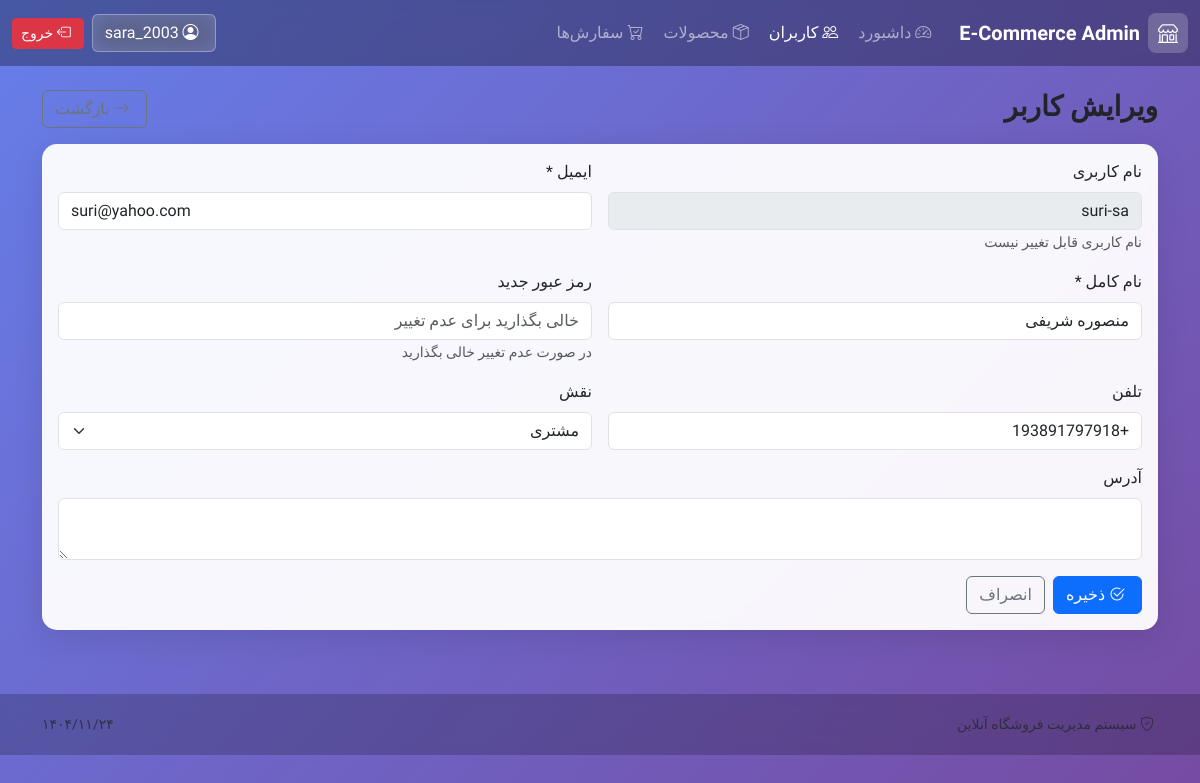
The app's page /users/8/edit (signed in) with its own data.
### tables this page shows
CREATE TABLE user (
                    user_id INTEGER PRIMARY KEY AUTOINCREMENT,
                    username TEXT UNIQUE NOT NULL,
                    email TEXT UNIQUE NOT NULL,
                    password TEXT NOT NULL,
                    full_name TEXT NOT NULL,
                    phone TEXT,
                    address TEXT,
                    role TEXT NOT NULL DEFAULT 'customer',
                    created_at TEXT NOT NULL DEFAULT CURRENT_TIMESTAMP
                );

### app.py (the view, shortened to what this page needs)
@app.route("/users/<int:user_id>/edit", methods=["GET", "POST"])
@login_required
def edit_user(user_id):
    if current_user.role != "admin" and current_user.id != user_id:
        flash("شما دسترسی به این صفحه را ندارید.", "danger")
        return redirect(url_for("profile"))
    user = db.get_user_by_id(user_id)
    if not user:
        flash("کاربر یافت نشد.", "danger")
        return redirect(url_for("users") if current_user.role == "admin" else url_for("profile"))
    return render_template("edit_user.html", user=user)

### app.py (called while the page is built)
@app.context_processor
def inject_now():
    return {"now": datetime.now(), "current_date": datetime.now()}

### auth.py (called while the page is built)
@login_manager.user_loader
def load_user(user_id):
    return User.get(user_id)

    @staticmethod
    def get(user_id: int):
        try:
            user_id = int(user_id)
        except (TypeError, ValueError):
            return None
        try:
            user = db.execute(
                "SELECT user_id, username, email, full_name, role FROM user WHERE user_id = ?",
                (user_id,),
                fetchone=True,
            )
            if not user:
                return None
            return User(
                user_id=user["user_id"],
                username=user["username"],
                email=user["email"],
                full_name=user["full_name"],
                role=user["role"],
            )
        except Exception as e:
            print(f"Error loading user: {e}")
            return None

### database.py (called while the page is built)
    def get_connection(self):
        conn = sqlite3.connect(self.db_path)
        conn.row_factory = sqlite3.Row
        return conn

    def execute(self, query: str, params=None, fetch=False, fetchone=False):
        conn = self.get_connection()
        try:
            cur = conn.cursor()
            if params:
                cur.execute(query, params)
            else:
                cur.execute(query)
            result = None
            if fetchone:
                row = cur.fetchone()
                result = dict(row) if row else None
            elif fetch:
                rows = cur.fetchall()
                result = [dict(row) for row in rows]
            conn.commit()
            return result
        except Exception as e:
            conn.rollback()
            raise
        finally:
            conn.close()

    def get_user_by_id(self, user_id: int):
        return self.execute(
            "SELECT user_id, username, email, full_name, phone, address, role FROM user WHERE user_id = ?",
            (user_id,),
            fetchone=True,
        )

### templates/edit_user.html (shortened to what this page needs)
{% extends "base.html" %}
{% block content %}
<div class="d-flex justify-content-between align-items-center mb-3">
  <div>
    <h3 class="fw-bold mb-1">ویرایش کاربر</h3>
  </div>
  <a class="btn btn-outline-secondary" href="{{ url_for('users') if current_user.role == 'admin' else url_for('profile') }}">
    <i class="bi bi-arrow-right ms-1"></i> بازگشت
  </a>
</div>
<div class="card app-card">
  <div class="card-body">
    <form method="POST" class="row g-3">
      <div class="col-12 col-md-6">
        <label class="form-label">نام کاربری</label>
        <input class="form-control" value="{{ user.username }}" disabled>
        <small class="text-muted">نام کاربری قابل تغییر نیست</small>
      </div>
      <div class="col-12 col-md-6">
        <label class="form-label">ایمیل *</label>
        <input name="email" type="email" class="form-control" value="{{ user.email }}" required>
      </div>
      <div class="col-12 col-md-6">
        <label class="form-label">نام کامل *</label>
        <input name="full_name" class="form-control" value="{{ user.full_name }}" required>
      </div>
      <div class="col-12 col-md-6">
        <label class="form-label">رمز عبور جدید</label>
        <input name="password" type="password" class="form-control" placeholder="خالی بگذارید برای عدم تغییر">
        <small class="text-muted">در صورت عدم تغییر خالی بگذارید</small>
      </div>
      <div class="col-12 col-md-6">
        <label class="form-label">تلفن</label>
        <input name="phone" class="form-control" value="{{ user.phone or '' }}">
      </div>
      {% if current_user.role == 'admin' %}
      <div class="col-12 col-md-6">
        <label class="form-label">نقش</label>
        <select name="role" class="form-select">
          <option value="customer" {% if user.role=='customer' %}selected{% endif %}>مشتری</option>
        </select>
      </div>
      {% endif %}
      <div class="col-12">
        <label class="form-label">آدرس</label>
        <textarea name="address" class="form-control" rows="2">{{ user.address or '' }}</textarea>
      </div>
      <div class="col-12 d-flex gap-2">
        <button class="btn btn-primary">
          <i class="bi bi-check2-circle ms-1"></i> ذخیره
        </button>
        <a class="btn btn-outline-secondary" href="{{ url_for('users') if current_user.role == 'admin' else url_for('profile') }}">انصراف</a>
      </div>
    </form>
  </div>
</div>
{% endblock %}

### templates/base.html (shortened to what this page needs)
<!doctype html>
<html lang="fa" dir="rtl">
<head>
  <link href="https://cdn.jsdelivr.net/npm/bootstrap@5.3.3/dist/css/bootstrap.rtl.min.css" rel="stylesheet">
  <link rel="stylesheet" href="https://cdn.jsdelivr.net/npm/bootstrap-icons@1.11.3/font/bootstrap-icons.min.css">
  <link rel="stylesheet" href="{{ url_for('static', filename='css/style.css') }}">
</head>
<body class="app-bg">
  <nav class="navbar navbar-expand-lg navbar-dark app-navbar sticky-top">
    <div class="container-fluid">
      <a class="navbar-brand d-flex align-items-center gap-2"
         href="{{ url_for('dashboard') if current_user.is_authenticated else url_for('login') }}">
        <span class="brand-mark"><i class="bi bi-shop"></i></span>
        <span class="fw-bold">{% if current_user.is_authenticated and current_user.role == 'admin' %}E-Commerce Admin{% else %}فروشگاه آنلاین{% endif %}</span>
      </a>
      {% if current_user.is_authenticated %}
      <div class="collapse navbar-collapse" id="topNav">
        <ul class="navbar-nav me-auto mb-2 mb-lg-0">
          <li class="nav-item">
            <a class="nav-link {% if request.endpoint=='dashboard' %}active{% endif %}" href="{{ url_for('dashboard') }}">
              <i class="bi bi-speedometer2 ms-1"></i> داشبورد
            </a>
          </li>
          {% if current_user.role == 'admin' %}
          <li class="nav-item">
            <a class="nav-link {% if request.endpoint in ['users','add_user','edit_user'] %}active{% endif %}" href="{{ url_for('users') }}">
              <i class="bi bi-people ms-1"></i> کاربران
            </a>
          </li>
          {% endif %}
          <li class="nav-item">
            <a class="nav-link {% if request.endpoint in ['products','add_product','edit_product'] %}active{% endif %}" href="{{ url_for('products') }}">
              <i class="bi bi-box-seam ms-1"></i> محصولات
            </a>
          </li>
          <li class="nav-item">
            <a class="nav-link {% if request.endpoint in ['orders','add_order','order_detail'] %}active{% endif %}" href="{{ url_for('orders') }}">
              <i class="bi bi-cart-check ms-1"></i> سفارش‌ها
            </a>
          </li>
        </ul>
        <div class="d-flex align-items-center gap-2">
          <a class="btn btn-glass" href="{{ url_for('profile') }}">
            <i class="bi bi-person-circle ms-1"></i> {{ current_user.username }}
          </a>
          <a class="btn btn-danger btn-sm" href="{{ url_for('logout') }}">
            <i class="bi bi-box-arrow-left ms-1"></i> خروج
          </a>
        </div>
      </div>
      {% endif %}
    </div>
  </nav>
  <main class="container py-4">
    {% block content %}{% endblock %}
  </main>
  <footer class="app-footer">
    <div class="container d-flex flex-wrap justify-content-between align-items-center gap-2">
      <div class="text-muted small">
        <i class="bi bi-shield-check ms-1"></i> سیستم مدیریت فروشگاه آنلاین
      </div>
      <div class="text-muted small">
        <span class="persian-date" data-date="{{ now.strftime('%Y-%m-%d') }}"></span>
      </div>
    </div>
  </footer>
</body>
</html>

### static/css/style.css (style rules this page uses)
* { font-family: 'Vazirmatn', sans-serif; }
body.app-bg { background: linear-gradient(135deg, #667eea 0%, #764ba2 100%); min-height: 100vh; }
.app-navbar { background: rgba(0, 0, 0, 0.3) !important; backdrop-filter: blur(10px); }
.brand-mark { width: 40px; height: 40px; display: flex; align-items: center; justify-content: center; background: rgba(255, 255, 255, 0.2); border-radius: 8px; font-size: 20px; }
.app-card { background: rgba(255, 255, 255, 0.95); backdrop-filter: blur(10px); border: none; border-radius: 15px; box-shadow: 0 8px 32px rgba(0, 0, 0, 0.1); }
.btn-glass { background: rgba(255, 255, 255, 0.2); border: 1px solid rgba(255, 255, 255, 0.3); color: white; backdrop-filter: blur(10px); }
.app-footer { background: rgba(0, 0, 0, 0.2); backdrop-filter: blur(10px); color: white; padding: 20px 0; margin-top: 40px; }

### records on screen
user: username "sara_2003"
user: username "suri-sa", email "suri@yahoo.com", full_name "منصوره شریفی", phone "+193891797918", role "مشتری"
